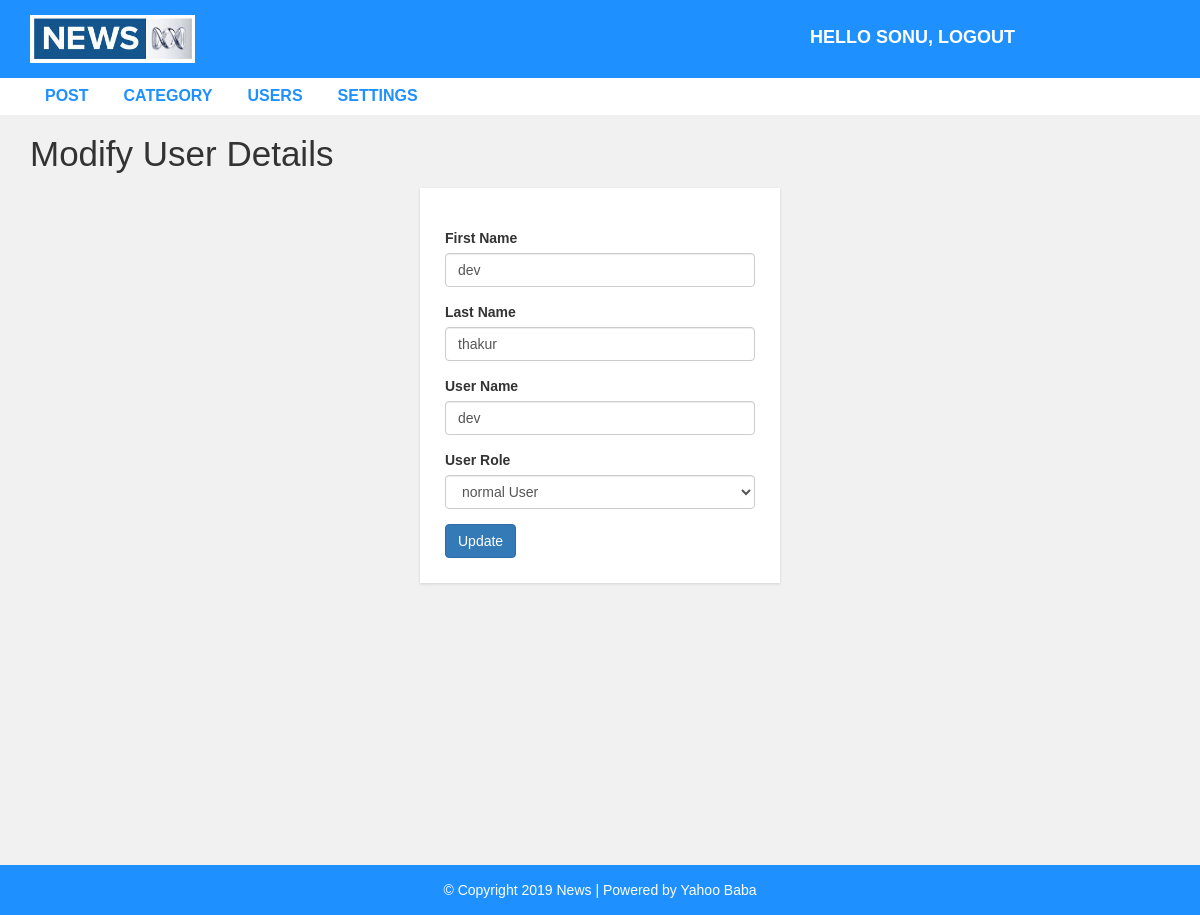
Screenshot of /admin/update-user.php?id=2 (signed in) with the database file from the repository.
### tables this page shows
CREATE TABLE `user` (
  `user_id` int(10) UNSIGNED NOT NULL,
  `first_name` varchar(30) NOT NULL,
  `last_name` varchar(30) NOT NULL,
  `username` varchar(30) DEFAULT NULL,
  `password` varchar(40) DEFAULT NULL,
  `role` int(11) NOT NULL
);

### admin/update-user.php (the view, shortened to what this page needs)
<?php include "header.php";
?>
  <div id="admin-content">
      <div class="container">
          <div class="row">
              <div class="col-md-12">
                  <h1 class="admin-heading">Modify User Details</h1>
              </div>
              <div class="col-md-offset-4 col-md-4">
                <?php
                include "config.php";
                $user_id = $_GET['id'];
                $sql = "SELECT * FROM user WHERE user_id = {$user_id}";
                $result = mysqli_query($conn, $sql) or die("Query Failed.");
                if(mysqli_num_rows($result) > 0){
                  while($row = mysqli_fetch_assoc($result)){
                ?>
                  <form  action="<?php $_SERVER['PHP_SELF']; ?>" method ="POST">
                          <div class="form-group">
                          <label>First Name</label>
                          <input type="text" name="f_name" class="form-control" value="<?php echo $row['first_name'];  ?>" required>
                      </div>
                      <div class="form-group">
                          <label>Last Name</label>
                          <input type="text" name="l_name" class="form-control" value="<?php echo $row['last_name'];  ?>" required>
                      </div>
                      <div class="form-group">
                          <label>User Name</label>
                          <input type="text" name="username" class="form-control" value="<?php echo $row['username'];  ?>" placeholder="" required>
                      </div>
                      <div class="form-group">
                          <label>User Role</label>
                          <select class="form-control" name="role" value="<?php echo $row['role']; ?>">
                            <?php
                              if($row['role'] == 1){
                                echo "<option value='0'>normal User</option>
                                      <option value='1' selected>Admin</option>";
                              }else{
                                echo "<option value='0' selected>normal User</option>
                                      <option value='1'>Admin</option>";
                              }
                            ?>
                          </select>
                      </div>
                      <input type="submit" name="submit" class="btn btn-primary" value="Update" required />
                  </form>
                  <?php
                }
              }
                   ?>
              </div>
          </div>
      </div>
  </div>
<?php include "footer.php"; ?>

### css/style.css (style rules this page uses)
body { background: #f1f1f1; font-family: sans-serif,arial,Helvetica; }
#admin-content { padding: 20px 0; min-height: 750px; }
#admin-content .admin-heading { font-size: 35px; margin: 0 0 15px; }
form { background: #fff; padding: 25px; box-shadow:0 1px 3px rgba(0, 0, 0, 0.13); }

### rows the page displays
user: f_name "dev", l_name "thakur", username "dev", role "normal User"

### other values shown
$_SESSION["username"] "SONU"
